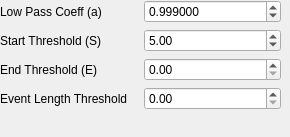
          <widget class="QWidget" name="tab_7">
           <attribute name="title">
            <string>Low Pass Ch1</string>
           </attribute>
           <widget class="QWidget" name="gridLayoutWidget_5">
            <property name="geometry">
             <rect>
              <x>0</x>
              <y>0</y>
              <width>281</width>
              <height>128</height>
             </rect>
            </property>
            <layout class="QGridLayout" name="gridLayout_16">
             <property name="sizeConstraint">
              <enum>QLayout::SetMaximumSize</enum>
             </property>
             <item row="1" column="0">
              <widget class="QLabel" name="label_15">
               <property name="text">
                <string>Start Threshold (S)</string>
               </property>
              </widget>
             </item>
             <item row="1" column="1">
              <widget class="SpinBox" name="LP_S">
               <property name="suffix">
                <string/>
               </property>
               <property name="decimals">
                <number>2</number>
               </property>
               <property name="maximum">
                <double>10.000000000000000</double>
               </property>
               <property name="singleStep">
                <double>0.500000000000000</double>
               </property>
               <property name="value">
                <double>5.000000000000000</double>
               </property>
              </widget>
             </item>
             <item row="0" column="1">
              <widget class="SpinBox" name="LP_a">
               <property name="suffix">
                <string/>
               </property>
               <property name="decimals">
                <number>6</number>
               </property>
               <property name="maximum">
                <double>10.000000000000000</double>
               </property>
               <property name="singleStep">
                <double>0.000100000000000</double>
               </property>
               <property name="value">
                <double>0.999000000000000</double>
               </property>
              </widget>
             </item>
             <item row="2" column="1">
              <widget class="SpinBox" name="LP_E">
               <property name="suffix">
                <string/>
               </property>
               <property name="decimals">
                <number>2</number>
               </property>
               <property name="maximum">
                <double>10.000000000000000</double>
               </property>
               <property name="singleStep">
                <double>0.500000000000000</double>
               </property>
               <property name="value">
                <double>0.000000000000000</double>
               </property>
              </widget>
             </item>
             <item row="0" column="0">
              <widget class="QLabel" name="label_14">
               <property name="text">
                <string>Low Pass Coeff (a)</string>
               </property>
              </widget>
             </item>
             <item row="2" column="0">
              <widget class="QLabel" name="label_16">
               <property name="text">
                <string>End Threshold (E)</string>
               </property>
              </widget>
             </item>
             <item row="3" column="0">
              <widget class="QLabel" name="label_17">
               <property name="text">
                <string>Event Length Threshold</string>
               </property>
              </widget>
             </item>
             <item row="3" column="1">
              <widget class="SpinBox" name="LP_eventlengthThresh">
               <property name="suffix">
                <string/>
               </property>
               <property name="decimals">
                <number>2</number>
               </property>
               <property name="maximum">
                <double>10.000000000000000</double>
               </property>
               <property name="singleStep">
                <double>0.500000000000000</double>
               </property>
               <property name="value">
                <double>0.000000000000000</double>
               </property>
              </widget>
             </item>
            </layout>
           </widget>
          </widget>
